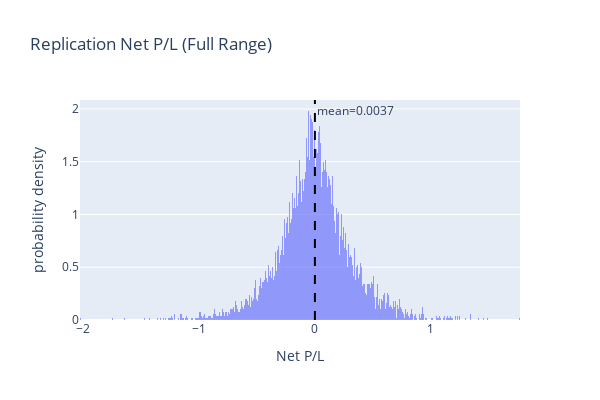

Notebook code for this chart:
### Code cell
# Raw histogram using Plotly
mean_pnl = rep['pnl'].mean()
fig = px.histogram(
    rep,
    x='pnl',
    nbins=n_paths//10,
    histnorm='probability density',
    title='Replication Net P/L (Full Range)',
    labels={'pnl': 'Net P/L'},
    opacity=0.65
)
fig.add_vline(
    x=mean_pnl,
    line_dash="dash",
    line_color="black",
    annotation_text=f"mean={mean_pnl:.4f}",
    annotation_position="top right"
)
fig.update_layout(
    width=600,
    height=400,
    showlegend=False
)
fig.show()

### Figure 1 — Plotly figure (JSON) as saved in the notebook; plotly's stock layout.template omitted (floating-point values rounded to 4 significant figures; data arrays with more than 128 entries replaced by an {"elided": "..."} marker saying what was removed)
{"data": [{"bingroup": "x", "histnorm": "probability density", "hovertemplate": "Net P/L=%{x}<br>probability density=%{y}<extra></extra>", "legendgroup": "", "marker": {"color": "#636efa", "opacity": 0.65, "pattern": {"shape": ""}}, "name": "", "nbinsx": 1000, "orientation": "v", "showlegend": false, "type": "histogram", "x": {"elided": "10000 float values"}, "xaxis": "x", "yaxis": "y"}], "layout": {"annotations": [{"showarrow": false, "text": "mean=0.0037", "x": 0.00371, "xanchor": "left", "xref": "x", "y": 1, "yanchor": "top", "yref": "y domain"}], "barmode": "relative", "height": 400, "legend": {"tracegroupgap": 0}, "shapes": [{"line": {"color": "black", "dash": "dash"}, "type": "line", "x0": 0.00371, "x1": 0.00371, "xref": "x", "y0": 0, "y1": 1, "yref": "y domain"}], "showlegend": false, "title": {"text": "Replication Net P/L (Full Range)"}, "width": 600, "xaxis": {"anchor": "y", "domain": [0, 1], "title": {"text": "Net P/L"}}, "yaxis": {"anchor": "x", "domain": [0, 1], "title": {"text": "probability density"}}}}
